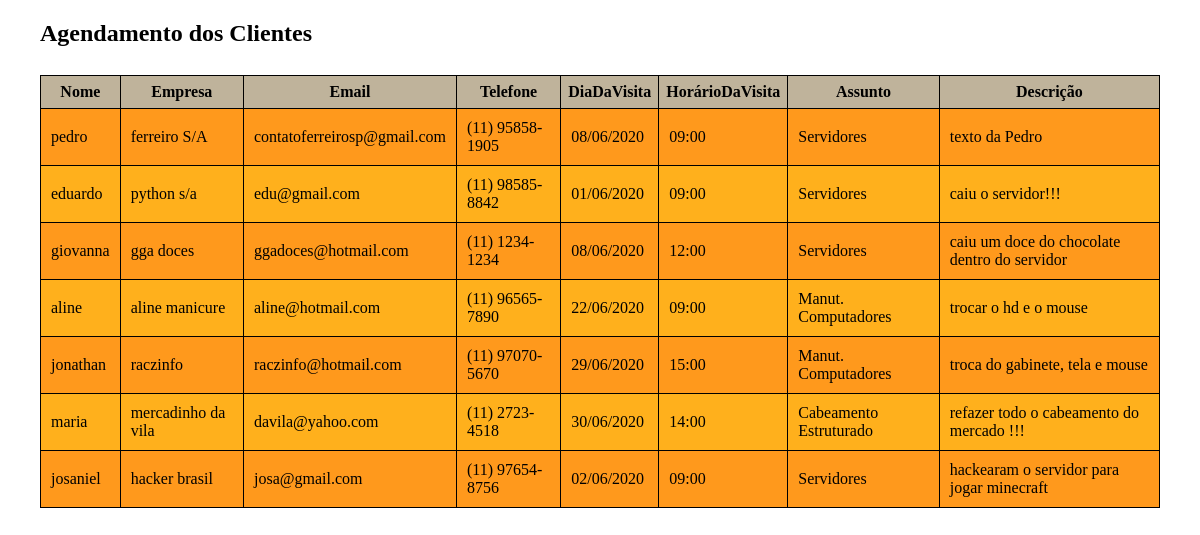
Screenshot of /agendamentoClientes.php with the database file from the repository.
### tables this page shows
CREATE TABLE `agendaVisita` (
  `id_agenda` int(100) NOT NULL,
  `nome` varchar(255) NOT NULL,
  `empresa` varchar(255) NOT NULL,
  `email` varchar(255) NOT NULL,
  `telefone` varchar(255) NOT NULL,
  `diaDaVisita` varchar(255) NOT NULL,
  `horarioDaVisita` varchar(255) NOT NULL,
  `assunto` varchar(255) NOT NULL,
  `descricao` varchar(255) NOT NULL
);

### sqlcmd.php (called while the page is built, shortened)
<?php
class SqlCmd extends PDO {
    private $cn;
    public function __construct(){
        $this->cn = new PDO("mysql:host=127.0.0.1;dbname=f5tecnologia","root","");
    }
    public function querySql($comandoSql, $parametros = array()){
        $cmd = $this->cn->prepare($comandoSql);
        $cmd->execute();
        return $cmd;
    }
    public function selectSql($comandoSql,$params = array()){
        $cmd = $this->querySql($comandoSql,$params);
        return $cmd->fetchAll(PDO::FETCH_ASSOC);
    }
}
?>

### agendamentoClientes.php (the view, shortened to what this page needs)
<?php
	include_once 'sqlcmd.php';
?>
<!DOCTYPE html>
<html lang="en">
<head>
	<link rel="stylesheet" href="_css/styleTabelaAgendamento.css">
</head>
<body>
	<h2 id="titulo">Agendamento dos Clientes</h2>
	<div>
		<table id="tabela">
				<th>Nome</th>
				<th>Empresa</th>
				<th>Email</th>
				<th>Telefone</th>
				<th>DiaDaVisita</th>
				<th>HorárioDaVisita</th>
				<th>Assunto</th>
				<th>Descrição</th>
				<?php
				$con = new SqlCmd();
				$resultado = $con->selectSql("SELECT * FROM agendaVisita");
				foreach ($resultado as $res) {
					echo '<tr>';
						echo '<td>'. $res['nome'] .'</td>';
						echo '<td>'. $res['empresa'] .'</td>';
						echo '<td>'. $res['email'] .'</td>';
						echo '<td>'. $res['telefone'] .'</td>';
						echo '<td>'. $res['diaDaVisita'] .'</td>';
						echo '<td>'. $res['horarioDaVisita'] .'</td>';
						echo '<td>'. $res['assunto'] .'</td>';
						echo '<td>'. $res['descricao'] .'</td>';
					echo '</tr>';
				}
				?>
			<br/>
		</table>
	</div>
</body>
</html>

### _css/styleTabelaAgendamento.css (style rules this page uses)
* { margin: 0; }
h2#titulo { margin: 20px 0 0 40px; }
div { margin: 10px 40px 20px 40px; //background-color: pink; //border: 1px solid black; }
table#tabela { margin-bottom: 10px; border-collapse: collapse; width:100%; }
table#tabela th { background-color: #bfb39b; border: 1px solid black; padding: 7px; }
table#tabela tr { background-color: #ffb01c; }
#tabela tr:nth-child(even) { background-color: #ff991c; }
table#tabela td { border: 1px solid black; padding: 10px; }

### rows the page displays
agendavisita: nome "pedro", empresa "ferreiro S/A", email "contatoferreirosp@gmail.com", telefone "(11) 95858-1905", diaDaVisita "08/06/2020", horarioDaVisita "09:00", assunto "Servidores", descricao "texto da Pedro"
agendavisita: nome "eduardo", empresa "python s/a", email "edu@gmail.com", telefone "(11) 98585-8842", diaDaVisita "01/06/2020", horarioDaVisita "09:00", assunto "Servidores", descricao "caiu o servidor!!!"
agendavisita: nome "giovanna", empresa "gga doces", email "ggadoces@hotmail.com", telefone "(11) 1234-1234", diaDaVisita "08/06/2020", horarioDaVisita "12:00", assunto "Servidores", descricao "caiu um doce do chocolate dentro do servidor"
agendavisita: nome "aline", empresa "aline manicure", email "aline@hotmail.com", telefone "(11) 96565-7890", diaDaVisita "22/06/2020", horarioDaVisita "09:00", assunto "Manut. Computadores", descricao "trocar o hd e o mouse"
agendavisita: nome "jonathan", empresa "raczinfo", email "raczinfo@hotmail.com", telefone "(11) 97070-5670", diaDaVisita "29/06/2020", horarioDaVisita "15:00", assunto "Manut. Computadores", descricao "troca do gabinete, tela e mouse"
agendavisita: nome "maria", empresa "mercadinho da vila", email "davila@yahoo.com", telefone "(11) 2723-4518", diaDaVisita "30/06/2020", horarioDaVisita "14:00", assunto "Cabeamento Estruturado", descricao "refazer todo o cabeamento do mercado !!!"
agendavisita: nome "josaniel", empresa "hacker brasil", email "josa@gmail.com", telefone "(11) 97654-8756", diaDaVisita "02/06/2020", horarioDaVisita "09:00", assunto "Servidores", descricao "hackearam o servidor para jogar minecraft"
